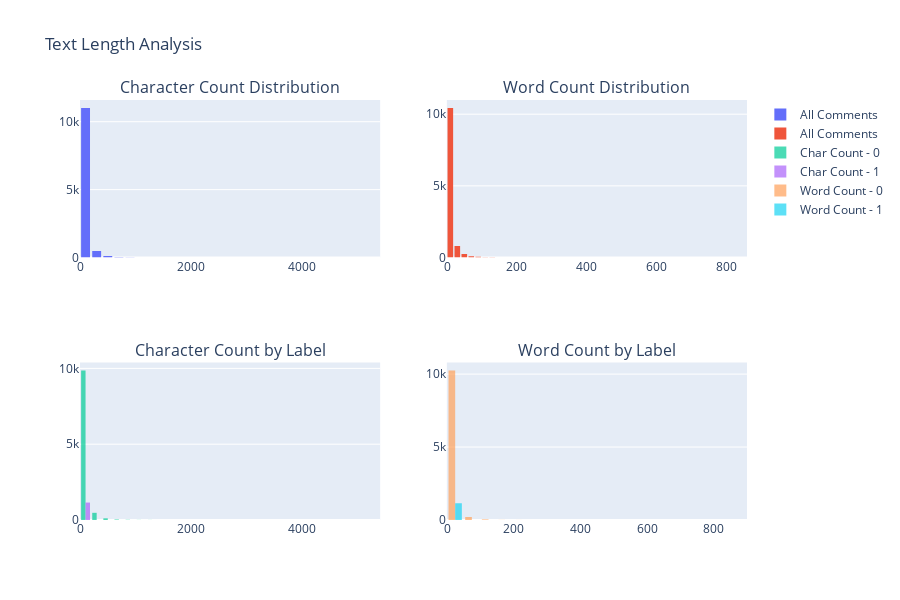
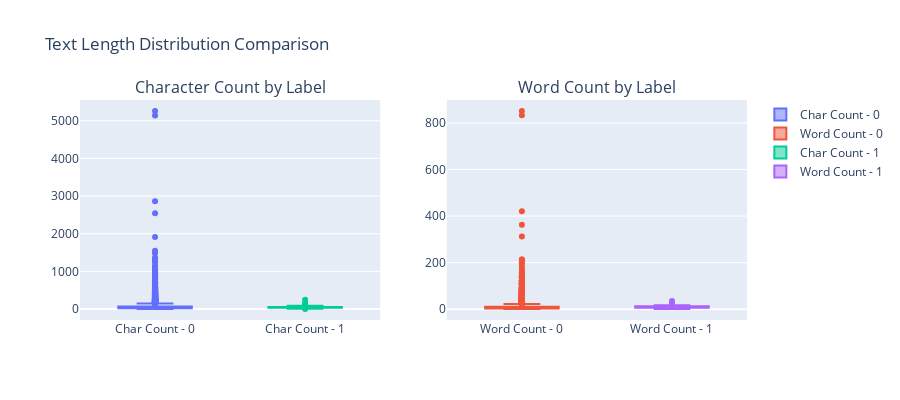

The notebook cell these images were saved under, in order:
### Code cell
# 2. TEXT LENGTH & WORD COUNT ANALYSIS
print("=== 2. TEXT LENGTH & WORD COUNT ANALYSIS ===")

# Add text length features
df_all['char_count'] = df_all['comment'].str.len()
df_all['word_count'] = df_all['comment'].str.split().str.len()

print(f"\nText length statistics:")
print(df_all[['char_count', 'word_count']].describe())

# Statistics by label
print(f"\nText length by label:")
print(df_all.groupby('label')[['char_count', 'word_count']].describe())

# Visualize character count distribution
fig = make_subplots(
    rows=2, cols=2,
    subplot_titles=("Character Count Distribution", "Word Count Distribution",
                   "Character Count by Label", "Word Count by Label")
)

# Character count histogram
fig.add_trace(
    go.Histogram(x=df_all['char_count'], nbinsx=50, name="All Comments"),
    row=1, col=1
)

# Word count histogram
fig.add_trace(
    go.Histogram(x=df_all['word_count'], nbinsx=50, name="All Comments"),
    row=1, col=2
)

# Character count by label
for label in df_all['label'].unique():
    data = df_all[df_all['label'] == label]['char_count']
    fig.add_trace(
        go.Histogram(x=data, nbinsx=30, name=f"Char Count - {label}", opacity=0.7),
        row=2, col=1
    )

# Word count by label
for label in df_all['label'].unique():
    data = df_all[df_all['label'] == label]['word_count']
    fig.add_trace(
        go.Histogram(x=data, nbinsx=30, name=f"Word Count - {label}", opacity=0.7),
        row=2, col=2
    )

fig.update_layout(
    title="Text Length Analysis",
    height=600,
    showlegend=True
)

fig.show()

# Box plots for better comparison
fig = make_subplots(
    rows=1, cols=2,
    subplot_titles=("Character Count by Label", "Word Count by Label")
)

for label in df_all['label'].unique():
    char_data = df_all[df_all['label'] == label]['char_count']
    word_data = df_all[df_all['label'] == label]['word_count']
    
    fig.add_trace(
        go.Box(y=char_data, name=f"Char Count - {label}"),
        row=1, col=1
    )
    
    fig.add_trace(
        go.Box(y=word_data, name=f"Word Count - {label}"),
        row=1, col=2
    )

fig.update_layout(
    title="Text Length Distribution Comparison",
    height=400
)

fig.show()

### Figure 1 — Plotly figure (JSON) as saved in the notebook; plotly's stock layout.template omitted (floating-point values rounded to 4 significant figures; data arrays with more than 128 entries replaced by an {"elided": "..."} marker saying what was removed)
{"data": [{"name": "All Comments", "nbinsx": 50, "type": "histogram", "x": {"elided": "11673 int values"}, "xaxis": "x", "yaxis": "y"}, {"name": "All Comments", "nbinsx": 50, "type": "histogram", "x": {"elided": "11673 int values"}, "xaxis": "x2", "yaxis": "y2"}, {"name": "Char Count - 0", "nbinsx": 30, "opacity": 0.7, "type": "histogram", "x": {"elided": "10522 int values"}, "xaxis": "x3", "yaxis": "y3"}, {"name": "Char Count - 1", "nbinsx": 30, "opacity": 0.7, "type": "histogram", "x": {"elided": "1151 int values"}, "xaxis": "x3", "yaxis": "y3"}, {"name": "Word Count - 0", "nbinsx": 30, "opacity": 0.7, "type": "histogram", "x": {"elided": "10522 int values"}, "xaxis": "x4", "yaxis": "y4"}, {"name": "Word Count - 1", "nbinsx": 30, "opacity": 0.7, "type": "histogram", "x": {"elided": "1151 int values"}, "xaxis": "x4", "yaxis": "y4"}], "layout": {"annotations": [{"font": {"size": 16}, "showarrow": false, "text": "Character Count Distribution", "x": 0.225, "xanchor": "center", "xref": "paper", "y": 1, "yanchor": "bottom", "yref": "paper"}, {"font": {"size": 16}, "showarrow": false, "text": "Word Count Distribution", "x": 0.775, "xanchor": "center", "xref": "paper", "y": 1, "yanchor": "bottom", "yref": "paper"}, {"font": {"size": 16}, "showarrow": false, "text": "Character Count by Label", "x": 0.225, "xanchor": "center", "xref": "paper", "y": 0.375, "yanchor": "bottom", "yref": "paper"}, {"font": {"size": 16}, "showarrow": false, "text": "Word Count by Label", "x": 0.775, "xanchor": "center", "xref": "paper", "y": 0.375, "yanchor": "bottom", "yref": "paper"}], "height": 600, "showlegend": true, "title": {"text": "Text Length Analysis"}, "xaxis": {"anchor": "y", "domain": [0, 0.45]}, "xaxis2": {"anchor": "y2", "domain": [0.55, 1]}, "xaxis3": {"anchor": "y3", "domain": [0, 0.45]}, "xaxis4": {"anchor": "y4", "domain": [0.55, 1]}, "yaxis": {"anchor": "x", "domain": [0.625, 1]}, "yaxis2": {"anchor": "x2", "domain": [0.625, 1]}, "yaxis3": {"anchor": "x3", "domain": [0, 0.375]}, "yaxis4": {"anchor": "x4", "domain": [0, 0.375]}}}

### Figure 2 — Plotly figure (JSON) as saved in the notebook; plotly's stock layout.template omitted (floating-point values rounded to 4 significant figures; data arrays with more than 128 entries replaced by an {"elided": "..."} marker saying what was removed)
{"data": [{"name": "Char Count - 0", "type": "box", "xaxis": "x", "y": {"elided": "10522 int values"}, "yaxis": "y"}, {"name": "Word Count - 0", "type": "box", "xaxis": "x2", "y": {"elided": "10522 int values"}, "yaxis": "y2"}, {"name": "Char Count - 1", "type": "box", "xaxis": "x", "y": {"elided": "1151 int values"}, "yaxis": "y"}, {"name": "Word Count - 1", "type": "box", "xaxis": "x2", "y": {"elided": "1151 int values"}, "yaxis": "y2"}], "layout": {"annotations": [{"font": {"size": 16}, "showarrow": false, "text": "Character Count by Label", "x": 0.225, "xanchor": "center", "xref": "paper", "y": 1, "yanchor": "bottom", "yref": "paper"}, {"font": {"size": 16}, "showarrow": false, "text": "Word Count by Label", "x": 0.775, "xanchor": "center", "xref": "paper", "y": 1, "yanchor": "bottom", "yref": "paper"}], "height": 400, "title": {"text": "Text Length Distribution Comparison"}, "xaxis": {"anchor": "y", "domain": [0, 0.45]}, "xaxis2": {"anchor": "y2", "domain": [0.55, 1]}, "yaxis": {"anchor": "x", "domain": [0, 1]}, "yaxis2": {"anchor": "x2", "domain": [0, 1]}}}
